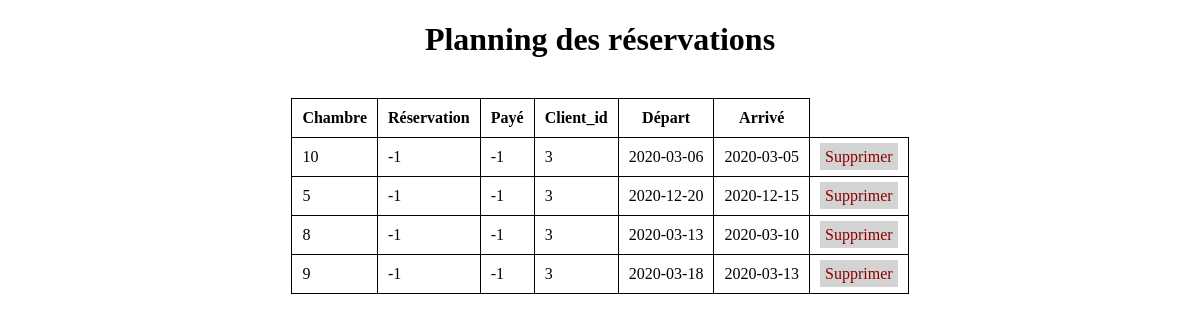
Page /php/clients_reservations/visualisation_client.php (signed in) on the committed database.
### tables this page shows
CREATE TABLE IF NOT EXISTS `planning` (
  `chambre_id` char(2) NOT NULL,
  `reservation` int(11) NOT NULL DEFAULT '0',
  `paye` int(11) NOT NULL DEFAULT '0',
  `client_id` int(11) NOT NULL,
  `depart` date DEFAULT NULL,
  `arrive` date DEFAULT NULL,
  `token` text,
  `facture` longtext
);

### php/clients_reservations/fonctions_clients.php (called while the page is built, shortened)
<?php
function visualisation_clients(PDO $BDD, $id){
    $requete = $BDD->prepare ("SELECT chambre_id , reservation , paye , client_id , depart, arrive , token FROM planning WHERE client_id =:v_client
                ORDER BY chambre_id ASC");
    $requete->execute(array('v_client' => $id));
    $resultat = $requete->fetchAll();
    return $resultat;
}
?>

### php/clients_reservations/visualisation_client.php (the view, shortened to what this page needs)
<!DOCTYPE html>
<html lang="fr">
<head>
    <link href="../../css/chambre.css" rel="stylesheet">
</head>
<body>
    <h1><center>Planning des réservations</center> </h1>
    <br>
    <center>
    <?php
    require 'fonctions_clients.php';
    if (isset($_SESSION['id_client'])) {
        $id = $_SESSION['id_client'];
    $BDD = getDataBase($login , $pass);
    $visu_client = visualisation_clients($BDD, $id);
        ?>
        <table>
            <thead>
                <tr>
                    <th>Chambre</th>
                    <th>Réservation</th>
                    <th>Payé</th>
                    <th>Client_id</th>
                    <th>Départ</th>
                    <th>Arrivé</th>
                </tr>
            </thead>
        <tbody>
        <?php
        foreach ($visu_client as $visu_c) {
            echo '<tr>'.'<td>'.$visu_c['chambre_id'].'</td>'.
                '<td>'.$visu_c['reservation'].'</td>'.
                '<td>'.$visu_c['paye'].'</td>'.
                '<td>'.$visu_c['client_id'].'</td>'.
                '<td>'.$visu_c['depart'].'</td>'.
                '<td>'.$visu_c['arrive'].'</td>'.
                '<td>' . '<a href="supprimer_client.php?token=' . $visu_c['token'] . '">Supprimer</a>' . '</td>' .
                '</tr>';
        }
    }
        ?>
        </tbody>
        </table>
    </center>
</body>
</html>

### css/chambre.css (style rules this page uses)
a { text-decoration: none; color: darkred; padding: 5px; background-color: lightgrey; }
table { border-collapse: collapse; }
th, td { border: 1px solid black; padding: 10px; }
html { margin: 0; padding: 0; }
body { margin: 0; padding: 0; }

### rows in the picture
planning: chambre_id "10", reservation "-1", paye "-1", client "3", depart "2020-03-06", arrive "2020-03-05"
planning: chambre_id "5", reservation "-1", paye "-1", client "3", depart "2020-12-20", arrive "2020-12-15"
planning: chambre_id "8", reservation "-1", paye "-1", client "3", depart "2020-03-13", arrive "2020-03-10"
planning: chambre_id "9", reservation "-1", paye "-1", client "3", depart "2020-03-18", arrive "2020-03-13"
